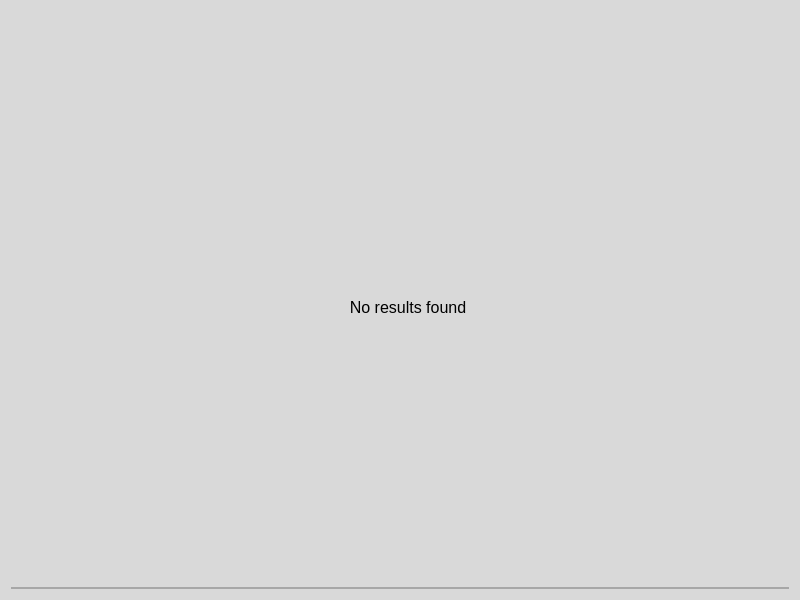
<?xml version="1.0" encoding="UTF-8"?>
<ui version="4.0">
 <class>LibraryPage</class>
 <widget class="QWidget" name="LibraryPage">
  <property name="geometry">
   <rect>
    <x>0</x>
    <y>0</y>
    <width>800</width>
    <height>600</height>
   </rect>
  </property>
  <property name="windowTitle">
   <string>Form</string>
  </property>
  <property name="styleSheet">
   <string notr="true">background-color: #d9d9d9;</string>
  </property>
  <layout class="QVBoxLayout" name="contentLayout">
   <property name="spacing">
    <number>0</number>
   </property>
   <item>
    <widget class="QStackedWidget" name="contentsStack">
     <property name="sizePolicy">
      <sizepolicy hsizetype="Preferred" vsizetype="Preferred">
       <horstretch>0</horstretch>
       <verstretch>0</verstretch>
      </sizepolicy>
     </property>
     <widget class="QWidget" name="emptyPage">
      <layout class="QVBoxLayout" name="nothingFoundPageLayout">
       <property name="spacing">
        <number>0</number>
       </property>
       <property name="leftMargin">
        <number>24</number>
       </property>
       <property name="topMargin">
        <number>32</number>
       </property>
       <property name="rightMargin">
        <number>8</number>
       </property>
       <property name="bottomMargin">
        <number>16</number>
       </property>
       <item>
        <widget class="QLabel" name="nothingFoundLabel">
         <property name="font">
          <font>
           <pointsize>12</pointsize>
          </font>
         </property>
         <property name="text">
          <string>No results found</string>
         </property>
         <property name="alignment">
          <set>Qt::AlignmentFlag::AlignCenter</set>
         </property>
        </widget>
       </item>
      </layout>
     </widget>
     <widget class="QWidget" name="resultsPage">
      <layout class="QVBoxLayout" name="resultsPageLayout">
       <item>
        <widget class="QStackedWidget" name="resultsStackedWidget">
         <widget class="QWidget" name="resultsListPage">
          <layout class="QVBoxLayout" name="resultsListPageLayout">
           <property name="spacing">
            <number>0</number>
           </property>
           <property name="leftMargin">
            <number>0</number>
           </property>
           <property name="topMargin">
            <number>0</number>
           </property>
           <property name="rightMargin">
            <number>0</number>
           </property>
           <property name="bottomMargin">
            <number>0</number>
           </property>
           <item>
            <widget class="QScrollArea" name="resultsListScrollArea">
             <property name="styleSheet">
              <string notr="true">QScrollArea
          {
              border: none;
          }</string>
             </property>
             <property name="widgetResizable">
              <bool>true</bool>
             </property>
             <widget class="QWidget" name="resultsListScrollAreaContents">
              <property name="geometry">
               <rect>
                <x>0</x>
                <y>0</y>
                <width>776</width>
                <height>526</height>
               </rect>
              </property>
              <layout class="QVBoxLayout" name="resultsListLayout">
               <property name="spacing">
                <number>1</number>
               </property>
               <property name="leftMargin">
                <number>24</number>
               </property>
               <property name="topMargin">
                <number>0</number>
               </property>
               <property name="rightMargin">
                <number>8</number>
               </property>
               <property name="bottomMargin">
                <number>0</number>
               </property>
              </layout>
             </widget>
            </widget>
           </item>
          </layout>
         </widget>
         <widget class="QWidget" name="resultsGridPage">
          <layout class="QVBoxLayout" name="resultsGridPageLayout">
           <property name="spacing">
            <number>0</number>
           </property>
           <property name="leftMargin">
            <number>0</number>
           </property>
           <property name="topMargin">
            <number>0</number>
           </property>
           <property name="rightMargin">
            <number>0</number>
           </property>
           <property name="bottomMargin">
            <number>0</number>
           </property>
           <item>
            <widget class="QScrollArea" name="resultsGridScrollArea">
             <property name="styleSheet">
              <string notr="true">QScrollArea
          {
              border: none;
          }</string>
             </property>
             <property name="widgetResizable">
              <bool>true</bool>
             </property>
             <widget class="QWidget" name="resultsGridScrollAreaContents">
              <property name="geometry">
               <rect>
                <x>0</x>
                <y>0</y>
                <width>776</width>
                <height>576</height>
               </rect>
              </property>
             </widget>
            </widget>
           </item>
          </layout>
         </widget>
        </widget>
       </item>
      </layout>
     </widget>
     <widget class="QWidget" name="errorPage">
      <layout class="QVBoxLayout" name="errorPageLayout">
       <property name="spacing">
        <number>16</number>
       </property>
       <property name="leftMargin">
        <number>24</number>
       </property>
       <property name="topMargin">
        <number>32</number>
       </property>
       <property name="rightMargin">
        <number>8</number>
       </property>
       <property name="bottomMargin">
        <number>16</number>
       </property>
       <item alignment="">
        <widget class="QLabel" name="errorLabel">
         <property name="sizePolicy">
          <sizepolicy hsizetype="Fixed" vsizetype="Fixed">
           <horstretch>0</horstretch>
           <verstretch>0</verstretch>
          </sizepolicy>
         </property>
         <property name="text">
          <string>Uh-oh, something bad happened. Check Internet connection and try again later</string>
         </property>
         <property name="alignment">
          <set>Qt::AlignmentFlag::AlignCenter</set>
         </property>
         <property name="wordWrap">
          <bool>true</bool>
         </property>
        </widget>
       </item>
       <item alignment="">
        <widget class="QPushButton" name="retryButton">
         <property name="sizePolicy">
          <sizepolicy hsizetype="Fixed" vsizetype="Fixed">
           <horstretch>0</horstretch>
           <verstretch>0</verstretch>
          </sizepolicy>
         </property>
         <property name="text">
          <string>Retry</string>
         </property>
         <property name="icon">
          <iconset resource="../resources.qrc">
           <normaloff>:/icons/rotate.svg</normaloff>:/icons/rotate.svg</iconset>
         </property>
        </widget>
       </item>
      </layout>
     </widget>
     <widget class="QWidget" name="loaderPage">
      <layout class="QVBoxLayout" name="loaderPageLayout">
       <property name="spacing">
        <number>0</number>
       </property>
       <property name="leftMargin">
        <number>24</number>
       </property>
       <property name="topMargin">
        <number>32</number>
       </property>
       <property name="rightMargin">
        <number>8</number>
       </property>
       <property name="bottomMargin">
        <number>16</number>
       </property>
       <item>
        <widget class="QProgressBar" name="progressBar">
         <property name="maximum">
          <number>0</number>
         </property>
         <property name="value">
          <number>-1</number>
         </property>
        </widget>
       </item>
      </layout>
     </widget>
    </widget>
   </item>
   <item>
    <widget class="QFrame" name="paginatorSlot">
     <property name="frameShape">
      <enum>QFrame::Shape::StyledPanel</enum>
     </property>
     <property name="frameShadow">
      <enum>QFrame::Shadow::Raised</enum>
     </property>
     <layout class="QHBoxLayout" name="paginatorSlotLayout">
      <property name="spacing">
       <number>0</number>
      </property>
      <property name="leftMargin">
       <number>0</number>
      </property>
      <property name="topMargin">
       <number>0</number>
      </property>
      <property name="rightMargin">
       <number>0</number>
      </property>
      <property name="bottomMargin">
       <number>0</number>
      </property>
     </layout>
    </widget>
   </item>
  </layout>
 </widget>
 <resources>
  <include location="../resources.qrc"/>
 </resources>
 <connections/>
</ui>
